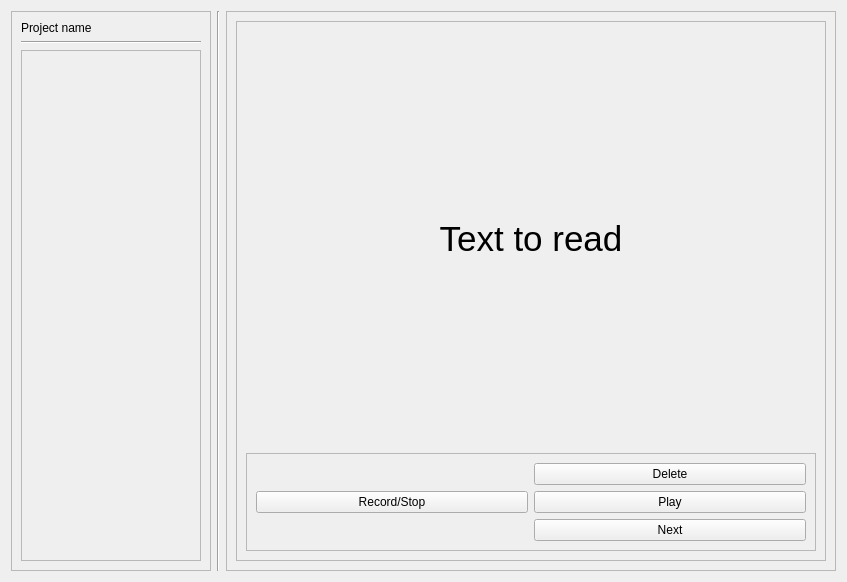
<?xml version="1.0" encoding="UTF-8"?>
<ui version="4.0">
 <class>Form</class>
 <widget class="QWidget" name="Form">
  <property name="geometry">
   <rect>
    <x>0</x>
    <y>0</y>
    <width>847</width>
    <height>582</height>
   </rect>
  </property>
  <property name="windowTitle">
   <string>Form</string>
  </property>
  <layout class="QHBoxLayout" name="horizontalLayout">
   <item>
    <widget class="QFrame" name="frame">
     <property name="minimumSize">
      <size>
       <width>0</width>
       <height>0</height>
      </size>
     </property>
     <property name="maximumSize">
      <size>
       <width>200</width>
       <height>16777215</height>
      </size>
     </property>
     <property name="frameShape">
      <enum>QFrame::StyledPanel</enum>
     </property>
     <property name="frameShadow">
      <enum>QFrame::Raised</enum>
     </property>
     <layout class="QVBoxLayout" name="verticalLayout">
      <item>
       <widget class="QLabel" name="project_name">
        <property name="text">
         <string>Project name</string>
        </property>
       </widget>
      </item>
      <item>
       <widget class="Line" name="line_2">
        <property name="orientation">
         <enum>Qt::Horizontal</enum>
        </property>
       </widget>
      </item>
      <item>
       <widget class="QScrollArea" name="scrollArea">
        <property name="widgetResizable">
         <bool>true</bool>
        </property>
        <widget class="QWidget" name="scrollAreaWidgetContents">
         <property name="geometry">
          <rect>
           <x>0</x>
           <y>0</y>
           <width>178</width>
           <height>514</height>
          </rect>
         </property>
        </widget>
       </widget>
      </item>
     </layout>
    </widget>
   </item>
   <item>
    <widget class="Line" name="line">
     <property name="orientation">
      <enum>Qt::Vertical</enum>
     </property>
    </widget>
   </item>
   <item>
    <widget class="QFrame" name="frame_2">
     <property name="frameShape">
      <enum>QFrame::StyledPanel</enum>
     </property>
     <property name="frameShadow">
      <enum>QFrame::Raised</enum>
     </property>
     <layout class="QVBoxLayout" name="verticalLayout_2">
      <item>
       <widget class="QFrame" name="frame_3">
        <property name="frameShape">
         <enum>QFrame::StyledPanel</enum>
        </property>
        <property name="frameShadow">
         <enum>QFrame::Raised</enum>
        </property>
        <layout class="QVBoxLayout" name="verticalLayout_3">
         <item>
          <widget class="QLabel" name="label_2">
           <property name="text">
            <string>&lt;html&gt;&lt;head/&gt;&lt;body&gt;&lt;p&gt;&lt;span style=&quot; font-size:26pt;&quot;&gt;Text to read&lt;/span&gt;&lt;/p&gt;&lt;/body&gt;&lt;/html&gt;</string>
           </property>
           <property name="alignment">
            <set>Qt::AlignCenter</set>
           </property>
          </widget>
         </item>
         <item>
          <widget class="QFrame" name="frame_4">
           <property name="sizePolicy">
            <sizepolicy hsizetype="Minimum" vsizetype="Maximum">
             <horstretch>0</horstretch>
             <verstretch>0</verstretch>
            </sizepolicy>
           </property>
           <property name="frameShape">
            <enum>QFrame::StyledPanel</enum>
           </property>
           <property name="frameShadow">
            <enum>QFrame::Raised</enum>
           </property>
           <layout class="QHBoxLayout" name="horizontalLayout_2">
            <item>
             <layout class="QGridLayout" name="gridLayout">
              <item row="3" column="1">
               <widget class="QPushButton" name="pushButton_4">
                <property name="text">
                 <string>Next</string>
                </property>
               </widget>
              </item>
              <item row="1" column="1">
               <widget class="QPushButton" name="pushButton_3">
                <property name="text">
                 <string>Delete</string>
                </property>
               </widget>
              </item>
              <item row="2" column="1">
               <widget class="QPushButton" name="pushButton_2">
                <property name="text">
                 <string>Play</string>
                </property>
               </widget>
              </item>
              <item row="2" column="0">
               <widget class="QPushButton" name="record_stop">
                <property name="sizePolicy">
                 <sizepolicy hsizetype="Minimum" vsizetype="Maximum">
                  <horstretch>0</horstretch>
                  <verstretch>0</verstretch>
                 </sizepolicy>
                </property>
                <property name="text">
                 <string>Record/Stop</string>
                </property>
               </widget>
              </item>
             </layout>
            </item>
           </layout>
          </widget>
         </item>
        </layout>
       </widget>
      </item>
     </layout>
    </widget>
   </item>
  </layout>
 </widget>
 <resources/>
 <connections/>
</ui>
